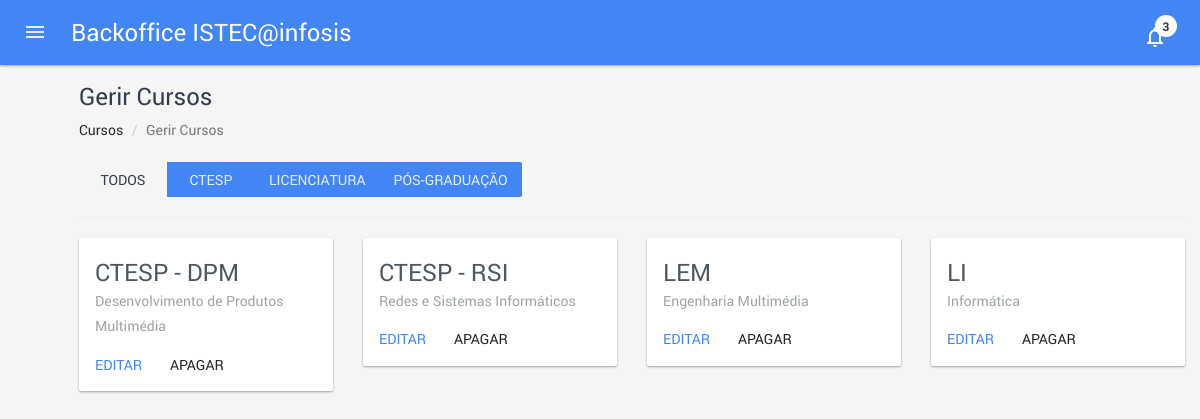
Page /degree_manage.php (signed in) on the committed database.
### tables this page shows
CREATE TABLE IF NOT EXISTS `tDegreeLevels` (
  `id_degree_level` int(11) NOT NULL,
  `designation` varchar(100) NOT NULL,
  `semesters` int(11) NOT NULL
);

CREATE TABLE IF NOT EXISTS `tDegrees` (
  `id_degree` int(11) NOT NULL COMMENT 'id do curso',
  `code` varchar(12) NOT NULL COMMENT 'código do curso',
  `fullName` varchar(140) NOT NULL COMMENT 'designação completa do curso',
  `id_degree_level` int(11) NOT NULL
);

### classes/degree.class.php (called while the page is built, shortened)
<?php
class degree {
  public function degrees($id_degree_level = -1) {
    try {
      $db = new database();
      $con = $db->getCon();
      $sql = '
        SELECT tDegrees.id_degree,
          tDegreeLevels.designation,
          tDegrees.code,
          tDegrees.fullName,
          tDegreeLevels.semesters
        FROM tDegrees, tDegreeLevels
        WHERE tDegrees.id_degree_level = tDegreeLevels.id_degree_level
          AND (tDegrees.id_degree_level = :idl OR :idl = -1)
        ORDER BY tDegrees.id_degree_level, tDegrees.fullName';
      $data = $con->prepare($sql);
      $data->bindvalue(':idl', $id_degree_level);
      $data->execute();
      $degrees = $data->fetchAll();
      return $degrees;
    }
    catch (PDOException $e) {
      echo("Erro de ligação:" . $e);
      exit();
      return false;
    }
  }
 	public function levels() {
    try {
    	$db = new database();
    	$con = $db->getCon();
    	$sql = '
        SELECT id_degree_level, designation, semesters
        FROM tDegreeLevels
        ORDER BY id_degree_level';
    	$data = $con->prepare($sql);
    	$data->execute();
    	$levels = $data->fetchAll();
    	return $levels;
    }
    catch (PDOException $e) {
      echo("Erro de ligação:" . $e);
      exit();
      return false;
    }
  }
}
?>

### degree_manage.php (the view, shortened to what this page needs)
<?php
  require_once 'classes/degree.class.php';
  $d = new degree();
  $degrees = $d->degrees();
  $levels = $d->levels();
?>
<!DOCTYPE html>
<html lang="pt-pt">
  <head>
  </head>
  <body>
    <div id="content" class="pmd-content inner-page">
      <div class="container-fluid full-width-container">
        <h1 class="section-title" id="services">
          <span>Gerir Cursos</span>
        </h1>
        <ol class="breadcrumb text-left">
          <li><a href="index.html">Cursos</a></li>
          <li class="active">Gerir Cursos</li>
        </ol>
        <div class="row">
          <div class="col-xs-12">
            <div class="btn-group">
              <button class="btn pmd-ripple-effect btn-default" data-filter="*" type="button">Todos</button>
            <?php
              foreach ($levels as $level) { ?>
                <button class="btn pmd-ripple-effect btn-primary" data-filter=".<?= strtolower($level['designation']) ?>" type="button"><?= $level['designation'] ?></button>
            <?php } ?>
            </div>
            <hr/>
          </div>
          <div class="col-xs-12">
            <div class="grid row">
                <?php
                  foreach($degrees as $degree) {
                ?>
                <div class="element-item <?= strtolower($degree['designation']) ?> col-xs-6 col-sm-4 col-md-3">
                  <div class="pmd-card pmd-card-media-inline pmd-card-default pmd-z-depth">
                    <div class="pmd-card-media">
                        <div class="media-body">
                            <h2 class="pmd-card-title-text pmd-tooltip"  data-toggle="tooltip" data-placement="top" title="<?= $degree['fullName'] ?>"><?= $degree['code'] ?></h2>
                            <span class="pmd-card-subtitle-text"><?= $degree['fullName'] ?></span>
                        </div>
                    </div>
                    <div class="pmd-card-actions">
                        <a href="degree_edit.php?id=<?= $degree['id_degree'] ?>">
                          <button class="btn pmd-btn-flat pmd-ripple-effect btn-primary" type="button">Editar</button>
                        </a>
                        <button data-destination="degree_delete.php?id=<?= $degree['id_degree'] ?>" type="button" class="btn pmd-btn-flat pmd-ripple-effect btn-default sweet-delete">Apagar</button>
                    </div>
                  </div>
                </div>
                <?php } ?>
            </div>
          </div>
        </div>
      </div>
    </div>
  </body>
</html>

### rows in the picture
tdegreelevels: designation "CTESP"
tdegreelevels: designation "LICENCIATURA"
tdegreelevels: designation "PÓS-GRADUAÇÃO"
tdegrees: code "CTESP - DPM", fullName "Desenvolvimento de Produtos Multimédia"
tdegrees: code "CTESP - RSI", fullName "Redes e Sistemas Informáticos"
tdegrees: code "LEM", fullName "Engenharia Multimédia"
tdegrees: code "LI", fullName "Informática"

### other values in the picture
$GLOBALS['appname'] "ISTEC@infosis"
